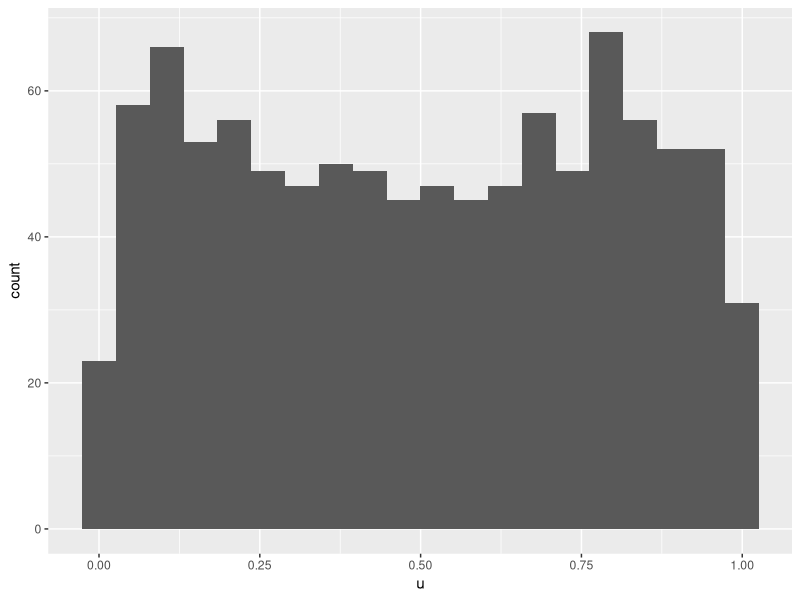
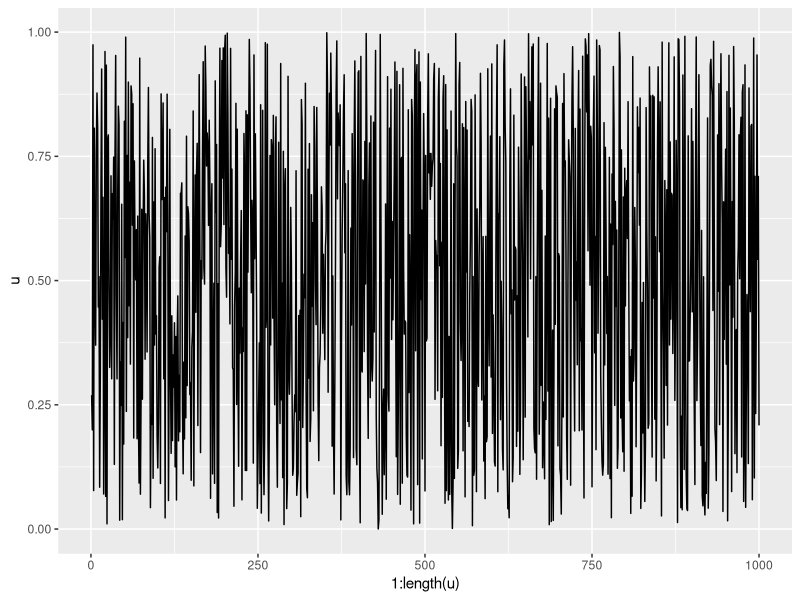
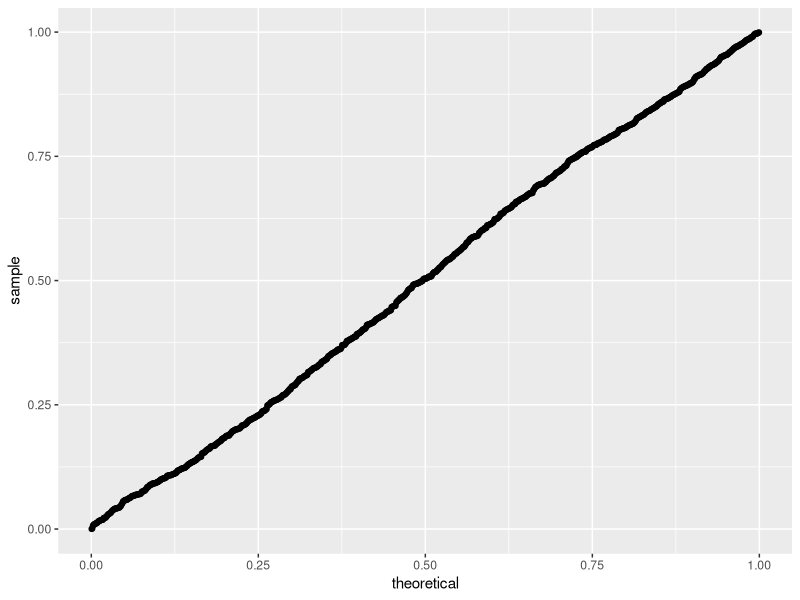
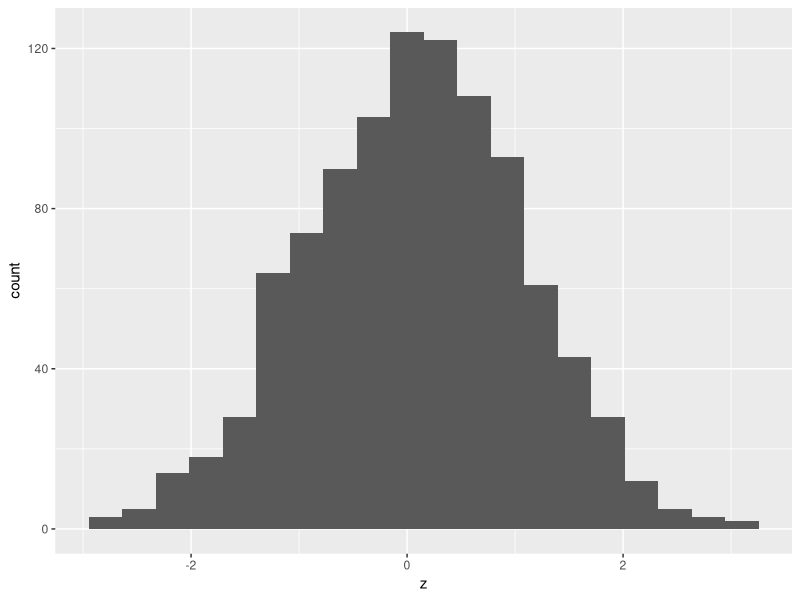
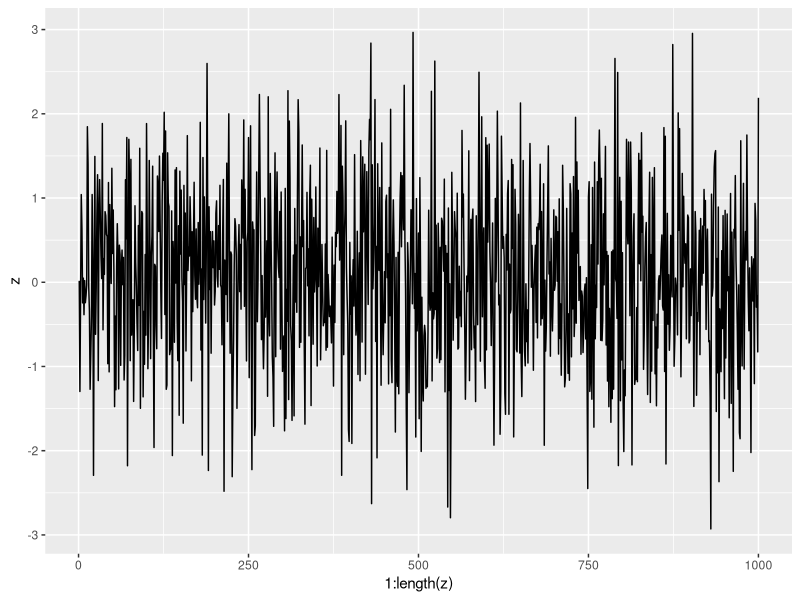
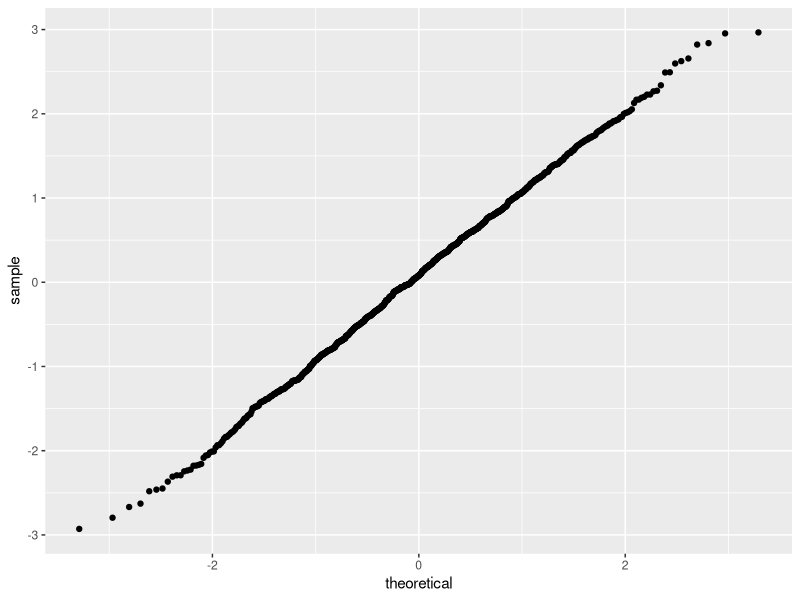

Write the R code that produced these figures, in order.
# The ZX81 was a personal computer sold in the UK in the early 1980s. To simulate standard uniform draws, the ZX81 relied on the Lehmer random number generator discussed in our lecture on Monte Carlo simulation. In particular, it set 
# Write a function called runif_zx81() that generates uniform draws in the same way as the Z81. Your function should take four arguments. The first argument, seed, should be the seed of the Lehmer random number generator. The remaining arguments–n, min and max–should be identical to the corresponding arguments of the base R function runif().
# Choose a seed and make 1000 random draws from runif_zx81(). Do these appear to be iid Uniform(0,1) draws? Make a histogram, QQ plot, and time series plot to check.
# Write a function called rnorm_zx81() that uses runif_zx81() along with the the Box-Muller transform to simulate 
# Choose a seed and make 1000 random draws from rnorm_zx81(). Do these appear to be iid standard normal draws? Make a histogram, QQ plot, and time series plot to check.

runif_zx81 <- function(seed, n, min = 0, max = 1) {
  m <- 2^16 + 1
  if(seed > m) return('Error: seed cannot exceed 65537.')
  if(seed <= 0) return('Error: must be positive.')
  a <- 75
  x <- vector(mode = 'numeric', length = n+1)
  x[1] <- seed
  for(i in 1:n) {
    x[i + 1] <- (a * x[i]) %% m
  }
  min + (x[-1] / m) * (max - min)
}

library(tidyverse)
u <- runif_zx81(1983, 1000)
tibble(u) |> 
  ggplot(aes(u)) +
  geom_histogram(bins = 20)

tibble(u) |> 
  ggplot(aes(1:length(u), u)) +
  geom_line()

tibble(u) |> 
  ggplot(aes(sample = u)) +
  geom_qq(distribution = qunif)

rnorm_zx81 <- function(seed, n, mean = 0, sd = 1) {
  n_uniforms <- n + n %% 2 # Box-Muller uses *pairs* of uniforms
  u <- runif_zx81(seed, n_uniforms)
  u1 <- u[1:(n_uniforms / 2)]
  u2 <- u[(n_uniforms / 2 + 1):n_uniforms]
  Theta <- 2 * pi * u2
  R <- sqrt(-2 * log(u1))
  z <- c(R * cos(Theta), R * sin(Theta))
  mean + z[1:n] * sd # Return *n* draws not *n_uniforms* draws
}

z <- rnorm_zx81(1983, 1000)
tibble(z) |> 
  ggplot(aes(z)) +
  geom_histogram(bins = 20)

tibble(z) |> 
  ggplot(aes(1:length(z), z)) +
  geom_line()

tibble(z) |> 
  ggplot(aes(sample = z)) +
  geom_qq() # defaults to N(0,1)